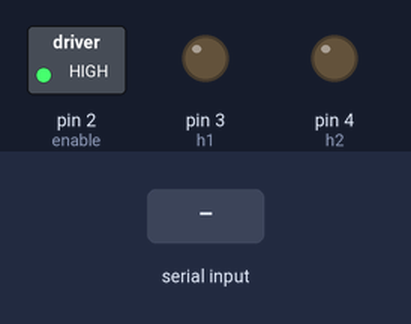
The sketch below on a simulated Arduino Uno, built with avr-gcc and run on an emulated ATmega328P. On the bench: switched loads named in the sketch (green lamp = pin HIGH), output pins drawn as LEDs (lit = HIGH). Inputs (shaded band) come from the test bench.

Above: at 1.3 s.
1.4 s: "90,45\n" received over the second serial link
At 2.0 s:
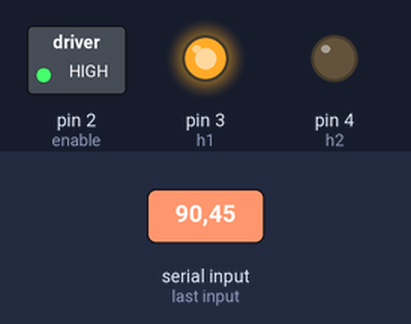
At 2.8 s:
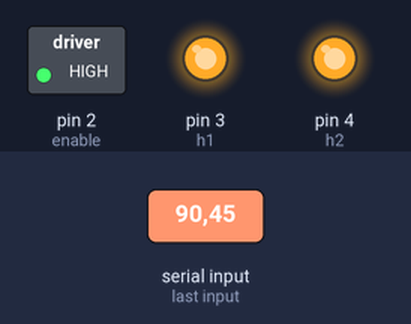
3.8 s: "1\n" received over the second serial link
At 4.5 s:
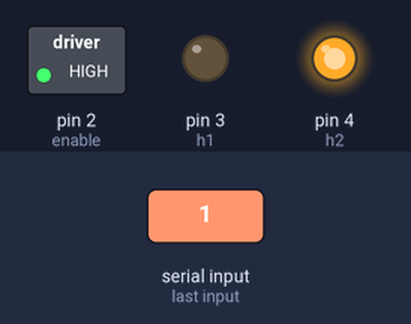
Timing chart, 0 to 6.8 s (numbered marks = the images above; inputs shaded):
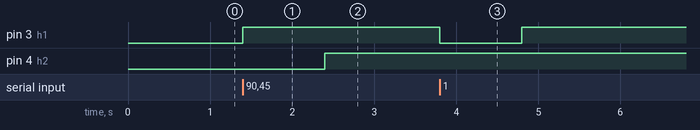

Measured:
- after the input at 1.4 s, pin 3 (h1): LOW → HIGH at once; pin 4 (h2): LOW → HIGH after 1.0 s
- after the input at 3.8 s, pin 3 (h1): HIGH → LOW at once, → HIGH 1.0 s later

The sketch:

BluetoothControlledDirection2.ino
```cpp
/*
  Control direction of the car via Serial
  @author jains
 */

#include <SoftwareSerial.h>

int bluetoothTx = 10;  // TX-O pin of bluetooth mate, Arduino D2
int bluetoothRx = 9;  // RX-I pin of bluetooth mate, Arduino D3

// Pins for H-bridge
int enable = 2;
int h1 = 3;
int h2 = 4;

SoftwareSerial bluetooth(bluetoothTx, bluetoothRx);

void setup() {
  bluetooth.begin(115200);  // The Bluetooth Mate defaults to 115200bps
  bluetooth.print("$");  // Print three times individually
  bluetooth.print("$");
  bluetooth.print("$");  // Enter command mode
  delay(100);  // Short delay, wait for the Mate to send back CMD
  bluetooth.println("U,9600,N");  // Temporarily Change the baudrate to 9600, no parity
  // 115200 can be too fast at times for NewSoftSerial to relay the data reliably
  bluetooth.begin(9600);  // Start bluetooth serial at 9600

  // initialize the digital pin as an output.
  pinMode(enable, OUTPUT);
  pinMode(h1, OUTPUT);
  pinMode(h2, OUTPUT);
  digitalWrite(enable, HIGH);
  bluetooth.begin(9600);
  bluetooth.println("Enter -1 to move the car backwards, 1 to move the car forwards, 0 to stop it");
}

// the loop routine runs over and over again forever:
void loop() {
  if (bluetooth.available() > 0) {
    int input = bluetooth.parseInt();
    if (input == 0) { // stop
      stop();
    } else if (input == 1) { // forwards
      setDir(true);
    } else {
      setDir(false);
    }
  }
}

// Sets the motor direction to be forward if forward is true,
// backwards otherwise
void setDir(boolean forward) {
  digitalWrite(h1, !forward);
  digitalWrite(h2, forward);
}

void stop(){
  digitalWrite(h1, true);
  digitalWrite(h2, true);
}
```
